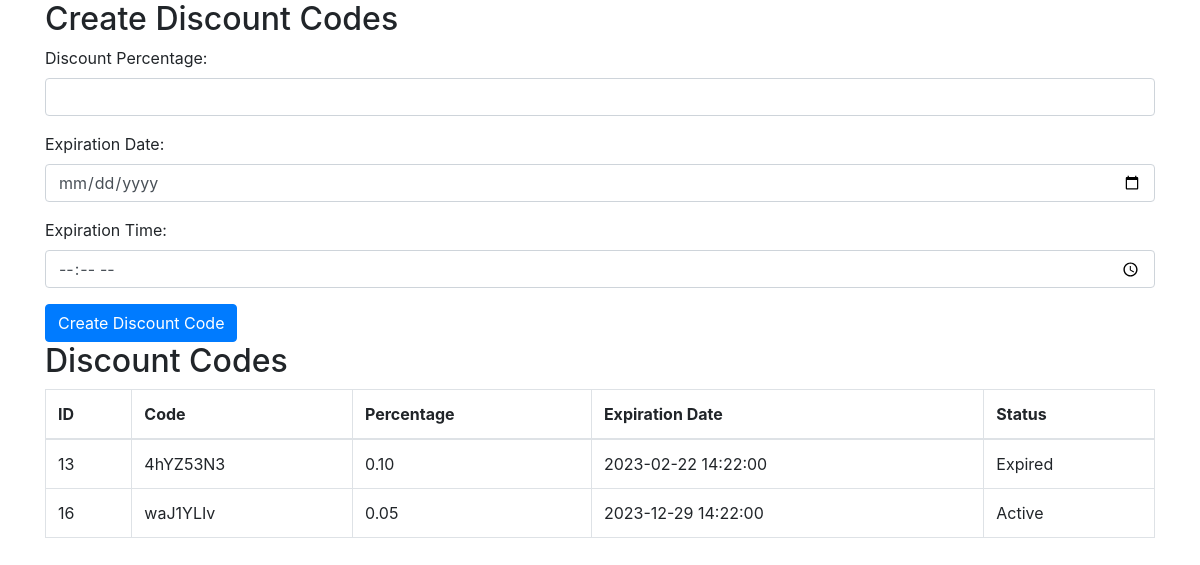
/admin/codes/createDiscountCode.php, run on the app's committed database.
### tables this page shows
CREATE TABLE `discount_codes` (
  `id` int(11) NOT NULL,
  `code` varchar(50) NOT NULL,
  `expiration_datetime` datetime NOT NULL,
  `status` varchar(10) NOT NULL DEFAULT 'Active',
  `quantity` int(11) NOT NULL DEFAULT 1,
  `percentage` decimal(5,2) DEFAULT NULL
);

### admin/codes/createDiscountCode.php (the view, shortened to what this page needs)
<?php
$db_host = 'localhost';
$db_user = 'root';
$db_password = '';
$db_name = 'taikhoan';
$conn = new mysqli($db_host, $db_user, $db_password, $db_name);
?>
<!DOCTYPE html>
<html lang="en">
<head>
    <link rel="stylesheet" href="https://stackpath.bootstrapcdn.com/bootstrap/4.5.2/css/bootstrap.min.css">
</head>
<body>
    <div class="container">
        <h2>Create Discount Codes</h2>
        <form method="post" action="">
            <div class="form-group">
                <label for="discountPercentage">Discount Percentage:</label>
                <input type="number" class="form-control" id="discountPercentage" name="discountPercentage" min="1" max="100" required>
            </div>
            <div class="form-group">
                <label for="expirationDate">Expiration Date:</label>
                <input type="date" class="form-control" id="expirationDate" name="expirationDate" required>
            </div>
            <div class="form-group">
                <label for="expirationTime">Expiration Time:</label>
                <input type="time" class="form-control" id="expirationTime" name="expirationTime" required>
            </div>
            <button type="submit" class="btn btn-primary" name="createDiscountCode">Create Discount Code</button>
        </form>
        <h2>Discount Codes</h2>
        <table class="table table-bordered">
            <thead>
                <tr>
                    <th>ID</th>
                    <th>Code</th>
                    <th>Percentage</th>
                    <th>Expiration Date</th>
                    <th>Status</th>
                </tr>
            </thead>
            <tbody>
                <?php
                $sql = "SELECT * FROM discount_codes";
                $result = $conn->query($sql);
                if ($result && $result->num_rows > 0) {
                    while ($row = $result->fetch_assoc()) {
                        echo "<tr>";
                        echo "<td>" . $row['id'] . "</td>";
                        echo "<td>" . $row['code'] . "</td>";
                        echo "<td>" . $row['percentage'] . "</td>";
                        echo "<td>" . $row['expiration_datetime'] . "</td>";
                        echo "<td>" . $row['status'] . "</td>";
                        echo "</tr>";
                    }
                } else {
                    echo "<tr><td colspan='5'>No discount codes found.</td></tr>";
                }
                ?>
            </tbody>
        </table>
    </div>
</body>
</html>

### data on the page
discount_codes: id "13", code "4hYZ53N3", percentage "0.10", expiration_datetime "2023-02-22 14:22:00", status "Expired"
discount_codes: id "16", code "waJ1YLIv", percentage "0.05", expiration_datetime "2023-12-29 14:22:00", status "Active"
